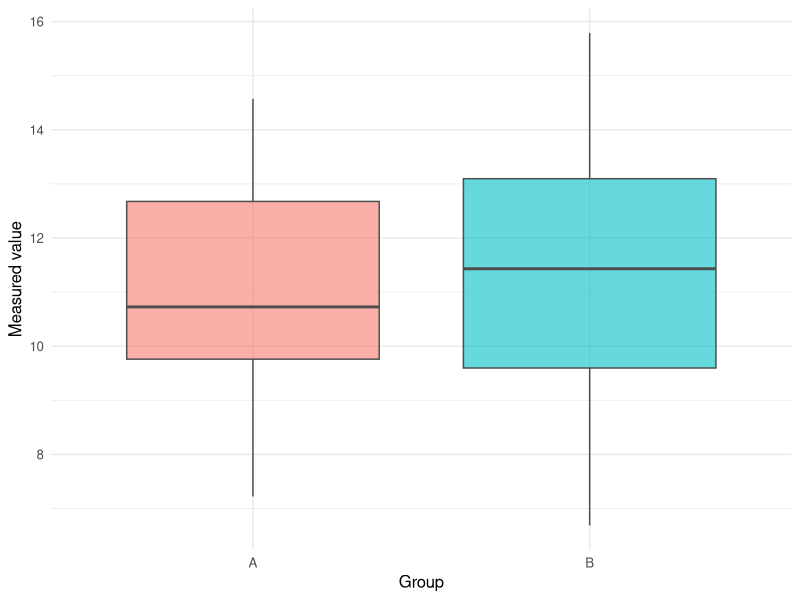

This chart was generated by the following R code:
## ---- chunk 1
#| label: setup
library(tidyverse)
set.seed(42)
theme_set(theme_minimal(base_size = 12))
## ---- chunk 2
lab <- tibble(
  subject = seq_len(30),
  group   = rep(c("A", "B"), each = 15),
  value   = c(rnorm(15, mean = 10, sd = 2),
              rnorm(15, mean = 12, sd = 2))
)
lab
## ---- chunk 3
#| fig-width: 6
#| fig-height: 3.5
lab |>
  ggplot(aes(group, value, fill = group)) +
  geom_boxplot(alpha = 0.6, colour = "grey30") +
  labs(x = "Group", y = "Measured value") +
  theme(legend.position = "none")
## ---- chunk 4
R.version.string
## ---- chunk 5
# A minimal package-version report we can include in any write-up.
installed_versions <- tibble(
  package = c("tidyverse", "ggplot2", "dplyr"),
  version = sapply(c("tidyverse", "ggplot2", "dplyr"),
                   function(p) as.character(packageVersion(p)))
)
installed_versions
## ---- chunk 6
sessionInfo()
